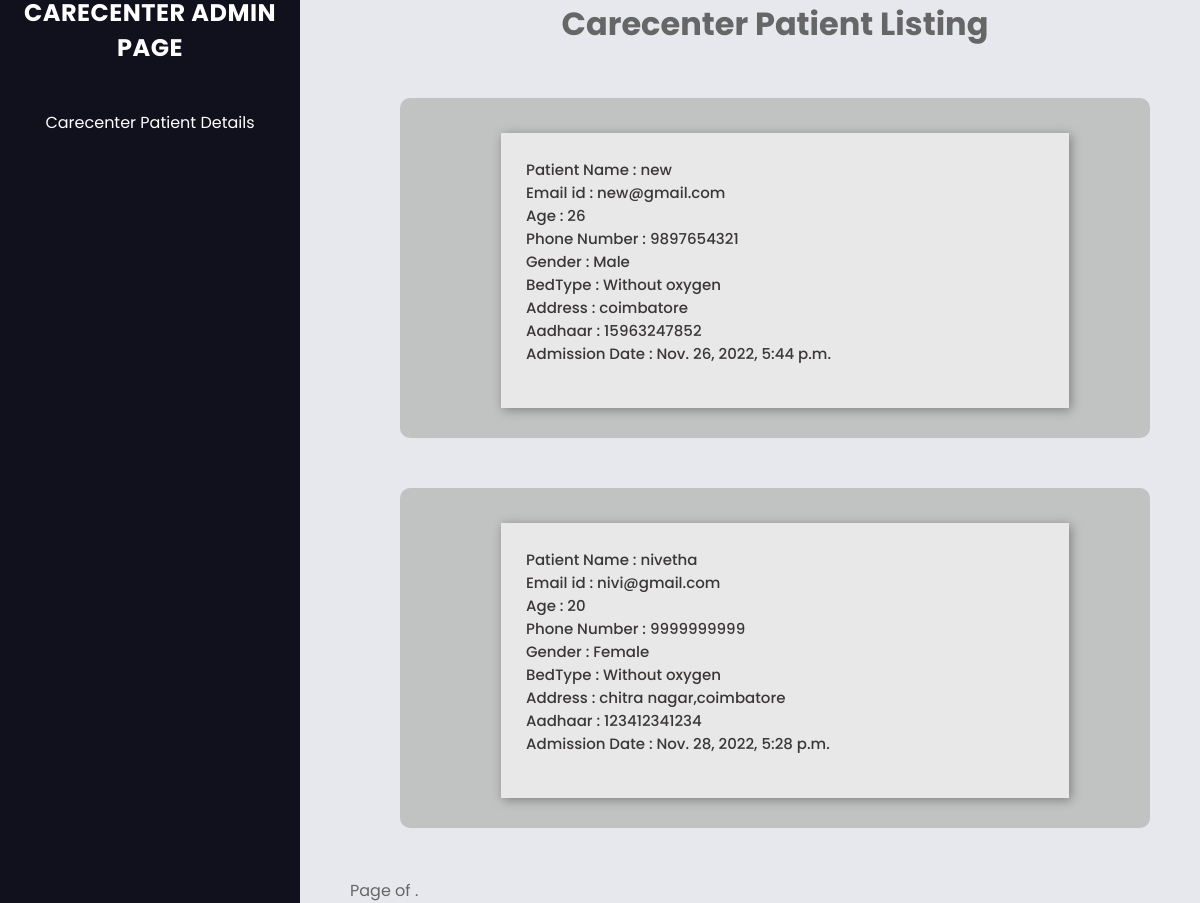
/carecenter/2/details, run on the app's committed database.
### app/models.py (models this page shows)
class CareCenterPatientDetails(models.Model):
    gender_type = (
        (None,"please select"),
        ("Male", "Male"),
        ("Female", "Female"),
    )
    severity = (
        (None,"please select"),
        ("High", "High"),
        ("Low", "Low"),
    )
    carecenter_id = models.IntegerField(blank=True,null=True)
    username = models.CharField(default="",max_length=20)
    email = models.EmailField(_('email address'))
    age = models.IntegerField(blank=True,null=True)
    phone_number = models.CharField(default=0,max_length=10)
    gender = models.CharField(max_length=20,blank=True,null=True,choices=gender_type,default=None)
    address = models.TextField(blank=True,null=True)
    relative_address = models.TextField(blank=True,null=True)
    relative_contact = models.CharField(default=0,max_length=10)
    serverity = models.CharField(max_length=20,blank=True,null=True,choices=severity,default=None)
    aadhaar_number = models.CharField(default="",max_length=12)
    bed_type = models.CharField(max_length=20,blank=True,null=True,default="Without oxygen")
    admission_date= models.DateTimeField(default=timezone.now)
    status = models.BooleanField(default=False)

### app/views.py (the view)
# urls.py: path('carecenter/<pk>/details', carecenter_patient_details, name="carecenter-details"),
def carecenter_patient_details(request,pk):
    h_p = CareCenterPatientDetails.objects.filter(carecenter_id=pk)
    print(h_p)
    paginator = Paginator(h_p, 10) # Show 25 contacts per page.
    page_number = request.GET.get('page')
    page_obj = paginator.get_page(page_number)
    return render(request, 'carecenter_patient.html',{"page_obj":h_p})

### templates/carecenter_patient.html (shortened to what this page needs)
<!DOCTYPE html>
<html lang="en">
  <head>
    {% load static %}
    <link rel="stylesheet" href="https://cdnjs.cloudflare.com/ajax/libs/font-awesome/4.7.0/css/font-awesome.min.css">
    <link rel="stylesheet" href="{% static 'css/dashboard.css' %}">
    <link rel="stylesheet" href="{% static 'css/bar.css' %}">
    <link rel="stylesheet" href="{% static 'css/eventsche.css' %}">
  </head>
  <body>
    <div class="grid-container">
    <div class="sidebar close">
      <div class="logo-details">
          <h2 style="color: #fff; text-align: center; text-transform: uppercase; letter-spacing: 0.5px;">Carecenter Admin Page</h2>
      </div>
      <ul class="nav-links">
        <li class="nav-1">
          <p style="color: white;">Carecenter Patient Details</p>
        </li>
      </ul>
    </div>
      <div class="main1">
        <h1 style="text-align:center">Carecenter Patient Listing</h1>
        {% if page_obj %}
        <div class="cont">
          <ul>
            {% for adm in page_obj %}
            <li class="item_wrap monday online">
                  <div class="item">
                      <div class="item_left">
                          <div class="data">
                              <div class="para">
                                    <p>Patient Name : {{adm.username}}</p>
                                    <p>Email id : {{adm.email}}</p>
                                    <p>Age : {{adm.age}}</p>
                                    <p>Phone Number : {{adm.phone_number}}</p>
                                    <p>Gender : {{adm.gender}}</p>
                                    <p>BedType : {{adm.bed_type}}</p>
                                    <p>Address      : {{adm.address}}</p>
                                    <p>Aadhaar : {{adm.aadhaar_number}}</p>
                                    <p>Admission Date : {{adm.admission_date}}</p>
                                  <br>
                              </div>
                          </div>
                      </div>
                  </div>
              </li>
            {% endfor %}
            </ul>
        </div>
      {% endif %}
      <div class="pagination">
        <span class="step-links">
            <span class="current">
                Page {{ page_obj.number }} of {{ page_obj.paginator.num_pages }}.
            </span>
        </span>
    </div>
  </div>
</div>
  </body>
</html>

### static/css/dashboard.css (style rules this page uses)
* { margin: 0; padding: 0; box-sizing: border-box; }
body { margin: 0; padding: 0; box-sizing: border-box; background-color: #e6e8ed; color: #666666; font-family: "Montserrat", sans-serif; }
.grid-container { display: flex; }
.main1 { width: calc(100% - 350px); position: absolute; right: 0px; }

### static/css/bar.css (style rules this page uses)
* { margin: 0; padding: 0; box-sizing: border-box; font-family: 'Poppins', sans-serif; }
.grid-container { display: flex; }
.main1 { width: calc(100% - 350px); position: absolute; right: 0px; }
.sidebar { position: fixed; top: 0; left: 0; height: 100%; width: 260px; background: #11101d; z-index: 100; transition: all 0.5s ease; }
.sidebar.close { width: 300px; }
.sidebar .logo-details { height: 60px; width: 100%; display: flex; align-items: center; position: relative; }
.nav-links { flex-direction: column; display: flex; align-items: center; }
.logo-details { display: flex; justify-content: center; }
.sidebar .nav-links { height: 100%; padding: 30px 0 150px 0; overflow: auto; }
.sidebar.close .nav-links { overflow: visible; }
.sidebar .nav-links li { position: relative; list-style: none; transition: all 0.4s ease; }
.nav-1 , .nav-2, .nav-3, .nav-4, .nav-5 { padding: 20px; }

### static/css/eventsche.css (style rules this page uses)
* { margin: 0; padding: 0; list-style: none; -webkit-box-sizing: border-box; box-sizing: border-box; }
.cont { flex-basis: 60%; }
.cont .item_wrap { flex-basis: 40%; padding: 20px 20px; background: #c1c2c2; margin: 50px; border-radius: 10px; }
.cont .item { position: relative; display: flex; justify-content: space-evenly; }
.item_wrap .item .item_left { align-items: center; justify-content: space-between; flex-basis: 80%; }
.para { background: rgb(233, 232, 232); margin: 10px; margin-top: 15px; width: 100%; padding: 25px; color: rgb(58, 55, 55); font-size: 15px; font-weight: 500; font-family: 'Andada Pro', serif; box-shadow: 2px 2px 10px gray; }

### data on the page
CareCenterPatientDetails: username "new", email "new@gmail.com", age "26", phone_number "9897654321", gender "Male", bed_type "Without oxygen", address "coimbatore", aadhaar_number "15963247852", admission_date "Nov. 26, 2022, 5:44 p.m."
CareCenterPatientDetails: username "nivetha", email "nivi@gmail.com", age "20", phone_number "9999999999", gender "Female", bed_type "Without oxygen", address "chitra nagar,coimbatore", aadhaar_number "123412341234", admission_date "Nov. 28, 2022, 5:28 p.m."
